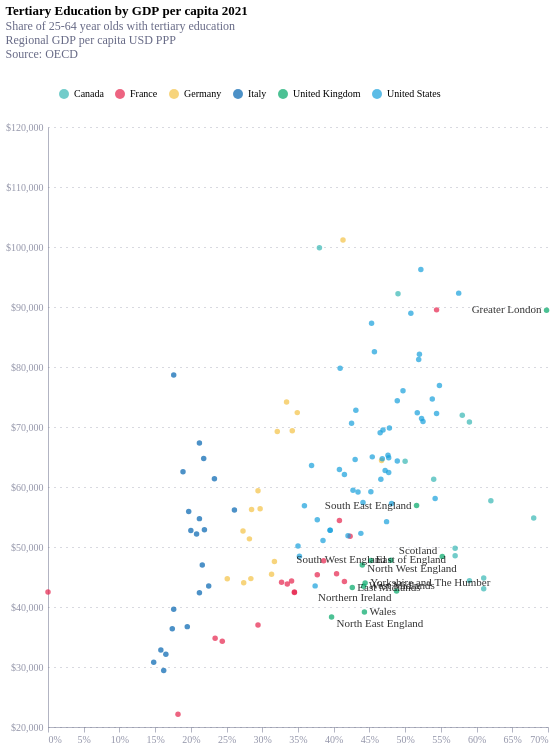

Specify this chart in Vega-Lite:
### Vega-Lite specification from a JSON file in a GitHub repository (floating-point values rounded to 4 significant figures; data arrays with more than 128 entries replaced by an {"elided": "..."} marker saying what was removed)
{"config": {"font": "Circular Std", "mark": {"line": {"interpolate": "monotone"}}, "view": {"stroke": "transparent", "width": 400, "height": 300}, "range": {"category": ["#36B7B4", "#E6224B", "#F4C245", "#0063AF", "#00A767", "#179FDB", "#EB5C2E"], "diverging": ["#E6224B", "#E54753", "#C9C9C9", "#179FDB", "#122B39"], "heatmap": ["#C9C9C9", "#179FDB", "#0063AF", "#122B39"], "ordinal": ["#00A767", "#36B7B4", "#179FDB", "#0063AF", "#243B5A"]}, "axisX": {"domainColor": "#676A86", "domainOpacity": 0.5, "grid": false, "labelAngle": 0, "labelColor": "#676A86", "labelOpacity": 0.7, "orient": "bottom", "tickColor": "#676A86", "tickCount": 10, "tickOpacity": 0.5, "title": false, "titleAlign": "center", "titleAnchor": "middle", "titleColor": "#676A86", "titleFontSize": 12, "titleOpacity": 0.8, "titleY": -15}, "axisY": {"domainColor": "#676A86", "domainOpacity": 0.5, "gridColor": "#676A86", "gridDash": [1, 5], "gridOpacity": 0.5, "labelColor": "#676A86", "labelOpacity": 0.7, "labelPadding": 5, "tickColor": "#676A86", "tickCount": 8, "tickOpacity": 0.5, "ticks": false, "titleAlign": "left", "titleAngle": 0, "titleBaseline": "bottom", "titleColor": "#676A86", "titleFontSize": 12, "titleOpacity": 0.8, "titleX": 0, "titleY": -7}}, "layer": [{"data": {"name": "data-12bec38bc19bbe4d2886bfb66cf0881c"}, "mark": {"type": "point", "filled": true}, "encoding": {"color": {"field": "Country", "legend": {"direction": "horizontal", "orient": "top", "padding": 10, "title": ""}, "type": "nominal"}, "tooltip": [{"field": "Reference_area", "type": "nominal"}, {"field": "gdppc", "type": "quantitative"}, {"field": "COUNTRY", "type": "nominal"}], "x": {"axis": {"labelExpr": "format(datum.value,',') + '%'"}, "field": "OBS_VALUE", "title": "", "type": "quantitative"}, "y": {"axis": {"labelExpr": "'$' + format(datum.value,',')"}, "field": "gdppc", "scale": {"domain": [20000, 120000]}, "title": "", "type": "quantitative"}}, "title": {"text": "Tertiary Education by GDP per capita 2021", "anchor": "start", "subtitle": ["Share of 25-64 year olds with tertiary education", "Regional GDP per capita USD PPP", "Source: OECD", ""], "subtitleColor": "#676A86"}, "transform": [{"filter": "(datum.gdppc <= 120000)"}]}, {"data": {"name": "data-99cd9584fdb808fddcd7cbe6f0506485"}, "mark": {"type": "text", "align": {"expr": "datum.OBS_VALUE <= 46.5 ? 'left' : 'right'"}, "color": "black", "dx": {"expr": "datum.OBS_VALUE <= 46.5 ? 5 : -5"}, "dy": {"expr": "datum.Reference_area == 'North East England' ? 7 : datum.Reference_area == 'Northern Ireland' ? 7 : datum.Reference_area == 'Scotland' ? -5 : datum.Reference_area == 'North West England' ? 4 : 0"}, "opacity": 0.8}, "encoding": {"text": {"field": "Reference_area", "type": "nominal"}, "x": {"field": "OBS_VALUE", "type": "quantitative"}, "y": {"field": "gdppc", "type": "quantitative"}}}], "height": 600, "width": 500, "$schema": "https://vega.github.io/schema/vega-lite/v5.17.0.json", "datasets": {"data-12bec38bc19bbe4d2886bfb66cf0881c": {"elided": "130 records"}, "data-99cd9584fdb808fddcd7cbe6f0506485": [{"REF_AREA": "UKD", "TIME_PERIOD": "2021-01-01", "gdppc": 46980.0, "Territorial level": "TL2", "Reference_area": "North West England", "OBS_VALUE": 44.0, "COUNTRY": "GBR", "Country": "United Kingdom"}, {"REF_AREA": "UKG", "TIME_PERIOD": "2021-01-01", "gdppc": 43470.0, "Territorial level": "TL2", "Reference_area": "West Midlands", "OBS_VALUE": 44.2, "COUNTRY": "GBR", "Country": "United Kingdom"}, {"REF_AREA": "UKK", "TIME_PERIOD": "2021-01-01", "gdppc": 47790.0, "Territorial level": "TL2", "Reference_area": "South West England", "OBS_VALUE": 48.0, "COUNTRY": "GBR", "Country": "United Kingdom"}, {"REF_AREA": "UKJ", "TIME_PERIOD": "2021-01-01", "gdppc": 56910.0, "Territorial level": "TL2", "Reference_area": "South East England", "OBS_VALUE": 51.6, "COUNTRY": "GBR", "Country": "United Kingdom"}, {"REF_AREA": "UKF", "TIME_PERIOD": "2021-01-01", "gdppc": 43250.0, "Territorial level": "TL2", "Reference_area": "East Midlands", "OBS_VALUE": 42.6, "COUNTRY": "GBR", "Country": "United Kingdom"}, {"REF_AREA": "UKM", "TIME_PERIOD": "2021-01-01", "gdppc": 48440.0, "Territorial level": "TL2", "Reference_area": "Scotland", "OBS_VALUE": 55.2, "COUNTRY": "GBR", "Country": "United Kingdom"}, {"REF_AREA": "UKN", "TIME_PERIOD": "2021-01-01", "gdppc": 42650.0, "Territorial level": "TL2", "Reference_area": "Northern Ireland", "OBS_VALUE": 48.8, "COUNTRY": "GBR", "Country": "United Kingdom"}, {"REF_AREA": "UKH", "TIME_PERIOD": "2021-01-01", "gdppc": 47770.0, "Territorial level": "TL2", "Reference_area": "East of England", "OBS_VALUE": 45.2, "COUNTRY": "GBR", "Country": "United Kingdom"}, {"REF_AREA": "UKC", "TIME_PERIOD": "2021-01-01", "gdppc": 38330.0, "Territorial level": "TL2", "Reference_area": "North East England", "OBS_VALUE": 39.7, "COUNTRY": "GBR", "Country": "United Kingdom"}, {"REF_AREA": "UKL", "TIME_PERIOD": "2021-01-01", "gdppc": 39180.0, "Territorial level": "TL2", "Reference_area": "Wales", "OBS_VALUE": 44.3, "COUNTRY": "GBR", "Country": "United Kingdom"}, {"REF_AREA": "UKI", "TIME_PERIOD": "2021-01-01", "gdppc": 89480.0, "Territorial level": "TL2", "Reference_area": "Greater London", "OBS_VALUE": 69.8, "COUNTRY": "GBR", "Country": "United Kingdom"}, {"REF_AREA": "UKE", "TIME_PERIOD": "2021-01-01", "gdppc": 43990.0, "Territorial level": "TL2", "Reference_area": "Yorkshire and The Humber", "OBS_VALUE": 44.4, "COUNTRY": "GBR", "Country": "United Kingdom"}]}}
